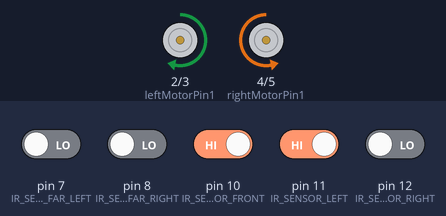
Recording of a sketch running on a simulated Arduino Uno, built with avr-gcc and run on an emulated ATmega328P. Parts: motor-driver pin pairs drawn as motors (green arrow = first pin HIGH = forward, orange = second pin HIGH = backward, longer = more drive, scaled by the enable pin). The test bench sets the inputs (shaded band); at power-on: pin 10 (IR_SENSOR_FRONT), pin 11 (IR_SENSOR_LEFT) HIGH, pin 7 (IR_SENSOR_FAR_LEFT), pin 8 (IR_SENSOR_FAR_RIGHT), pin 12 (IR_SENSOR_RIGHT) LOW. What the sketch prints to the serial monitor is not drawn.

Above: at 13.7 s.
13.8 s: pin 7 (IR_SENSOR_FAR_LEFT) driven HIGH
At 15.0 s:
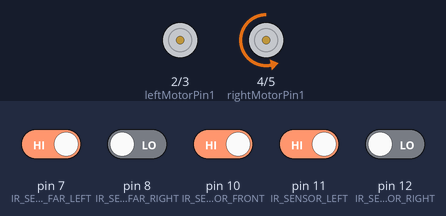
15.3 s: pin 8 (IR_SENSOR_FAR_RIGHT) driven HIGH
16.8 s: pin 12 (IR_SENSOR_RIGHT) driven HIGH
At 18.1 s:
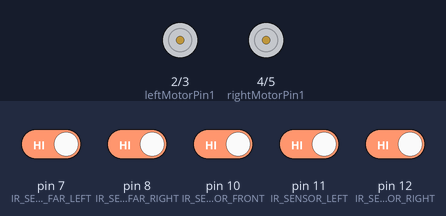
18.4 s: pin 7 (IR_SENSOR_FAR_LEFT) driven LOW
At 19.3 s:
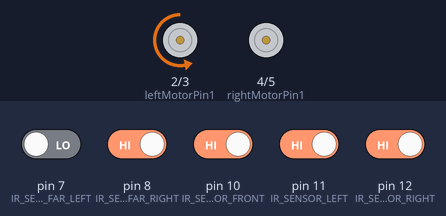
19.9 s: pin 10 (IR_SENSOR_FRONT) driven LOW
21.7 s: pin 8 (IR_SENSOR_FAR_RIGHT) driven LOW
At 22.5 s:
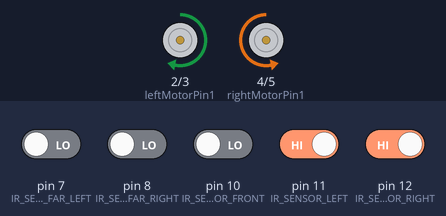
Timing chart, 0 to 24.2 s (numbered marks = the images above; inputs shaded):
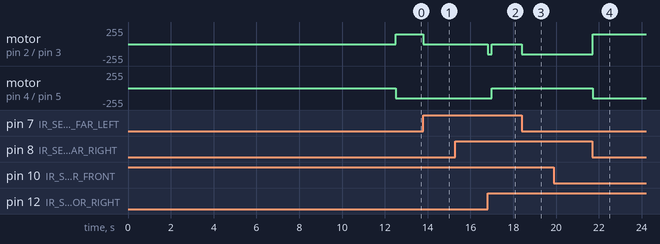

Measured:
- after the input at 13.8 s, motor on pin 2 (leftMotorPin1) / pin 3 (leftMotorPin2): forward 150/255 → stopped at once
- after the input at 15.3 s, every drawn part: stays the same
- after the input at 16.8 s, motor on pin 2 (leftMotorPin1) / pin 3 (leftMotorPin2): stopped → backward 150/255 at once, → stopped 0.19 s later; motor on pin 4 (rightMotorPin1) / pin 5 (rightMotorPin2): backward 150/255 → stopped after 0.19 s
- after the input at 18.4 s, motor on pin 2 (leftMotorPin1) / pin 3 (leftMotorPin2): stopped → backward 150/255 at once
- after the input at 19.9 s, every drawn part: stays the same
- after the input at 21.7 s, motor on pin 2 (leftMotorPin1) / pin 3 (leftMotorPin2): backward 150/255 → forward 150/255 at once; motor on pin 4 (rightMotorPin1) / pin 5 (rightMotorPin2): stopped → backward 150/255 at once

The sketch:

RobotProgram.ino
```cpp
#define IR_SENSOR_FRONT 10
#define IR_SENSOR_LEFT 11
#define IR_SENSOR_RIGHT 12
#define IR_SENSOR_FAR_LEFT 7
#define IR_SENSOR_FAR_RIGHT 8
#define MOTOR_SPEED 150

//Left motor
int enableLeftMotor=6;
int leftMotorPin1=2;
int leftMotorPin2=3;

//Right motor
int enableRightMotor=9;
int rightMotorPin1=4;
int rightMotorPin2=5;

//Complete maze boolean flag
bool complete = false;

void setup()
{
  // put your setup code here, to run once:
  TCCR0B = TCCR0B & B11111000 | B00000010 ;

  pinMode(enableRightMotor, OUTPUT);
  pinMode(rightMotorPin1, OUTPUT);
  pinMode(rightMotorPin2, OUTPUT);

  pinMode(enableLeftMotor, OUTPUT);
  pinMode(leftMotorPin1, OUTPUT);
  pinMode(leftMotorPin2, OUTPUT);

  pinMode(IR_SENSOR_RIGHT, INPUT);
  pinMode(IR_SENSOR_LEFT, INPUT);
  pinMode(IR_SENSOR_FRONT, INPUT);
  pinMode(IR_SENSOR_FAR_LEFT, INPUT);
  pinMode(IR_SENSOR_FAR_RIGHT, INPUT);
  rotateMotor(0,0);

  Serial.begin(9600);
  Serial.print("Hello World!");

  delay(100000); //wait 10 seconds
}


void loop()
{
  int leftIRSensorValue = digitalRead(IR_SENSOR_LEFT);
  int rightIRSensorValue = digitalRead(IR_SENSOR_RIGHT);
  int frontIRSensorValue = digitalRead(IR_SENSOR_FRONT);
  int farLeftIRSensorValue = digitalRead(IR_SENSOR_FAR_LEFT);
  int farRightIRSensorValue = digitalRead(IR_SENSOR_FAR_RIGHT);

  if (farLeftIRSensorValue == HIGH && farRightIRSensorValue == HIGH && leftIRSensorValue == HIGH && rightIRSensorValue == HIGH && frontIRSensorValue == HIGH) {
    checkEnd();
    Serial.print("End");
  }

  else if (farLeftIRSensorValue == LOW && farRightIRSensorValue == LOW & frontIRSensorValue == HIGH)
  {
    goStraight();
  }


  else if ((farLeftIRSensorValue == HIGH || farRightIRSensorValue == HIGH) || (farLeftIRSensorValue == LOW && farRightIRSensorValue == LOW && frontIRSensorValue == LOW))
  {
    handleJunction();
  }

  else {
    rotateMotor(0,0);
    Serial.print("Stopped");
  }


}

bool checkEnd() {
  Serial.println(complete);
  if (complete == true) {
    rotateMotor(0,0);
    return;
  }
  else {
    rotateMotor(MOTOR_SPEED, MOTOR_SPEED);
    delay(1500);

    int frontIRSensorValue = digitalRead(IR_SENSOR_FRONT);

    if (frontIRSensorValue == LOW) {
      rotateMotor(-MOTOR_SPEED, -MOTOR_SPEED);
    }
    else {
      rotateMotor(0,0);
      complete = true;
    }
  }
}

void goStraight() {
  int leftIRSensorValue = digitalRead(IR_SENSOR_LEFT);
  int rightIRSensorValue = digitalRead(IR_SENSOR_RIGHT);
  int frontIRSensorValue = digitalRead(IR_SENSOR_FRONT);
  int farLeftIRSensorValue = digitalRead(IR_SENSOR_FAR_LEFT);
  int farRightIRSensorValue = digitalRead(IR_SENSOR_FAR_RIGHT);

  if (leftIRSensorValue == LOW && rightIRSensorValue == LOW && frontIRSensorValue == HIGH)
  {
    rotateMotor(MOTOR_SPEED, MOTOR_SPEED);
  }
  else if (leftIRSensorValue == LOW && rightIRSensorValue == HIGH && frontIRSensorValue == HIGH)
  {
    rotateMotor(MOTOR_SPEED, -MOTOR_SPEED);
  }
  else if (leftIRSensorValue == HIGH && rightIRSensorValue == LOW && frontIRSensorValue == HIGH)
  {
    rotateMotor(-MOTOR_SPEED, MOTOR_SPEED);
  }
  else if (leftIRSensorValue == HIGH && rightIRSensorValue == HIGH && frontIRSensorValue == HIGH) {
    rotateMotor(0, 0);
    return;
  }
  else
  {
    return;
  }
}

void handleJunction() {
  int leftIRSensorValue = digitalRead(IR_SENSOR_LEFT);
  int rightIRSensorValue = digitalRead(IR_SENSOR_RIGHT);
  int frontIRSensorValue = digitalRead(IR_SENSOR_FRONT);
  int farLeftIRSensorValue = digitalRead(IR_SENSOR_FAR_LEFT);
  int farRightIRSensorValue = digitalRead(IR_SENSOR_FAR_RIGHT);

  //T junction
  if(farLeftIRSensorValue == HIGH && farRightIRSensorValue == HIGH && frontIRSensorValue == LOW) {
      rotateMotor(0, MOTOR_SPEED); //Turn left
      Serial.print("T junction");
  }

  //Left turn
  else if(farLeftIRSensorValue == HIGH && farRightIRSensorValue == LOW && frontIRSensorValue == LOW) {
      rotateMotor(0, MOTOR_SPEED); //Turn left
      Serial.print("Left turn");
  }

  //Left t junction
  else if(farLeftIRSensorValue == HIGH && farRightIRSensorValue == LOW && frontIRSensorValue == HIGH) {
      rotateMotor(0, MOTOR_SPEED); //Turn left
      Serial.print("Left t junction");
  }

  //Right turn
  else if(farLeftIRSensorValue == LOW && farRightIRSensorValue == HIGH && frontIRSensorValue == LOW) {
      rotateMotor(MOTOR_SPEED, 0); //Turn right
      Serial.print("Right turn");
  }

  //Right t junction
  else if(farLeftIRSensorValue == LOW && farRightIRSensorValue == HIGH && frontIRSensorValue == HIGH) {
      rotateMotor(MOTOR_SPEED, 0); //Turn right
      Serial.print("Right t junction");
  }

  //U turn
  else if (farLeftIRSensorValue == LOW && farRightIRSensorValue == LOW && frontIRSensorValue == LOW) {
      rotateMotor(-MOTOR_SPEED, MOTOR_SPEED); //Turn left
  }

  else {
    return;
  }
}

void rotateMotor(int leftMotorSpeed, int rightMotorSpeed)
{

  if (rightMotorSpeed < 0)
  {
    digitalWrite(rightMotorPin1,HIGH);
    digitalWrite(rightMotorPin2,LOW);
  }
  else if (rightMotorSpeed > 0)
  {
    digitalWrite(rightMotorPin1,LOW);
    digitalWrite(rightMotorPin2,HIGH);
  }
  else
  {
    digitalWrite(rightMotorPin1,LOW);
    digitalWrite(rightMotorPin2,LOW);
  }

  if (leftMotorSpeed < 0)
  {
    digitalWrite(leftMotorPin1,HIGH);
    digitalWrite(leftMotorPin2,LOW);
  }
  else if (leftMotorSpeed > 0)
  {
    digitalWrite(leftMotorPin1,LOW);
    digitalWrite(leftMotorPin2,HIGH);
  }
  else
  {
    digitalWrite(leftMotorPin1,LOW);
    digitalWrite(leftMotorPin2,LOW);
  }
  analogWrite(enableRightMotor, abs(rightMotorSpeed));
  analogWrite(enableLeftMotor, abs(leftMotorSpeed));
}
```
